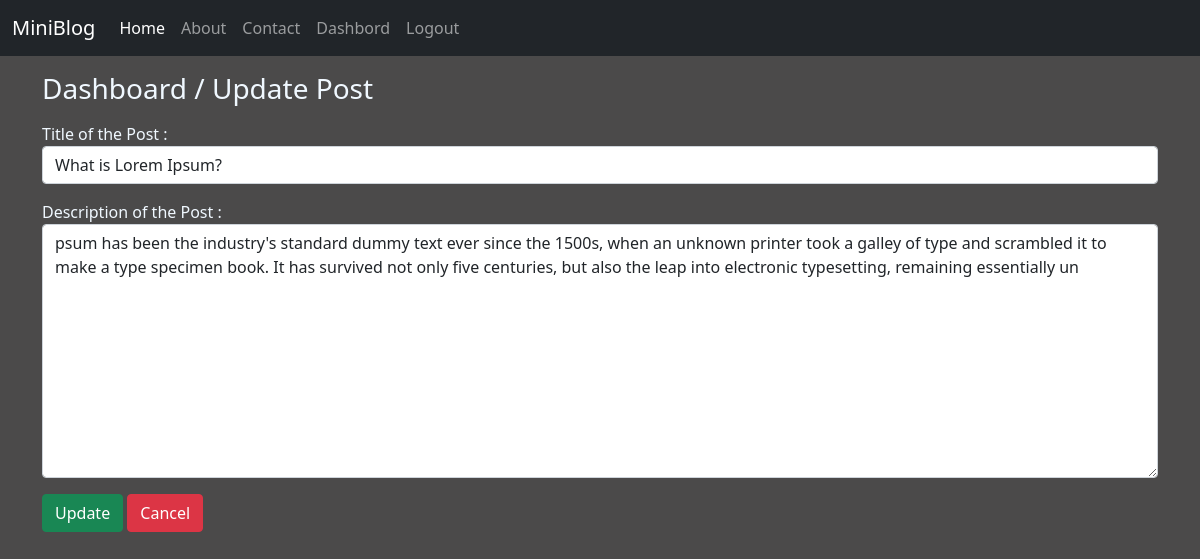
Screenshot of /updatepost/5/ (signed in) with the database file from the repository.
### blog/models.py (models this page shows)
class post(models.Model):
    title = models.CharField( max_length=150)
    desc = models.TextField()

### blog/views.py (the view)
# urls.py: path("updatepost/<int:id>/",views.update_post,name="updatepost"),
def update_post(request , id):
    if request.user.is_authenticated:
        if request.method == 'POST':
            pi = post.objects.get(pk=id)
            form = postForm(request.POST,instance=pi)
            if form.is_valid():
                form.save()
        else:
            pi = post.objects.get(pk=id)
            form = postForm(instance=pi)
        return render(request,"blog/updatepost.html",{"form":form})
    else:
        return HttpResponseRedirect("/login/")

### blog/forms.py
class postForm(forms.ModelForm):
    class Meta:
        model = post
        fields = ['title','desc']
        labels = {"title":'Title of the Post   ', "desc":"Description of the Post  "}
        widgets = {
          "title": forms.TextInput(attrs={"class":"form-control"}),
          "desc": forms.Textarea(attrs={"class":"form-control"})
        }

### blog/templates/blog/updatepost.html (shortened to what this page needs)
{% extends 'blog/base.html' %}
{% load static %}
{% block content %}
       <div class="col-sm-10">
           <h3 class="my-3">Dashboard / Update Post</h3>
       </div>
       <form action="" method="post" novalidate>
           {{form.as_p}}
           <input type="submit" value="Update" class="btn btn-success">
           <a href=" {% url 'dashbord' %} " class="btn btn-danger">Cancel</a>
       </form>
{% endblock content %}

### blog/static/blog/CSS/style.css (style rules this page uses)
body { background-color: rgb(75, 74, 74); color: aliceblue; }

### rows the page displays
post: title "What is Lorem Ipsum?", desc "psum has been the industry's standard dummy text ever since the 1500s, when an unknown printer took a galley of type and scrambled it to make a type specimen book. It has survived not only five centuries, but also the leap into electronic typesetting, remaining essentially un"
